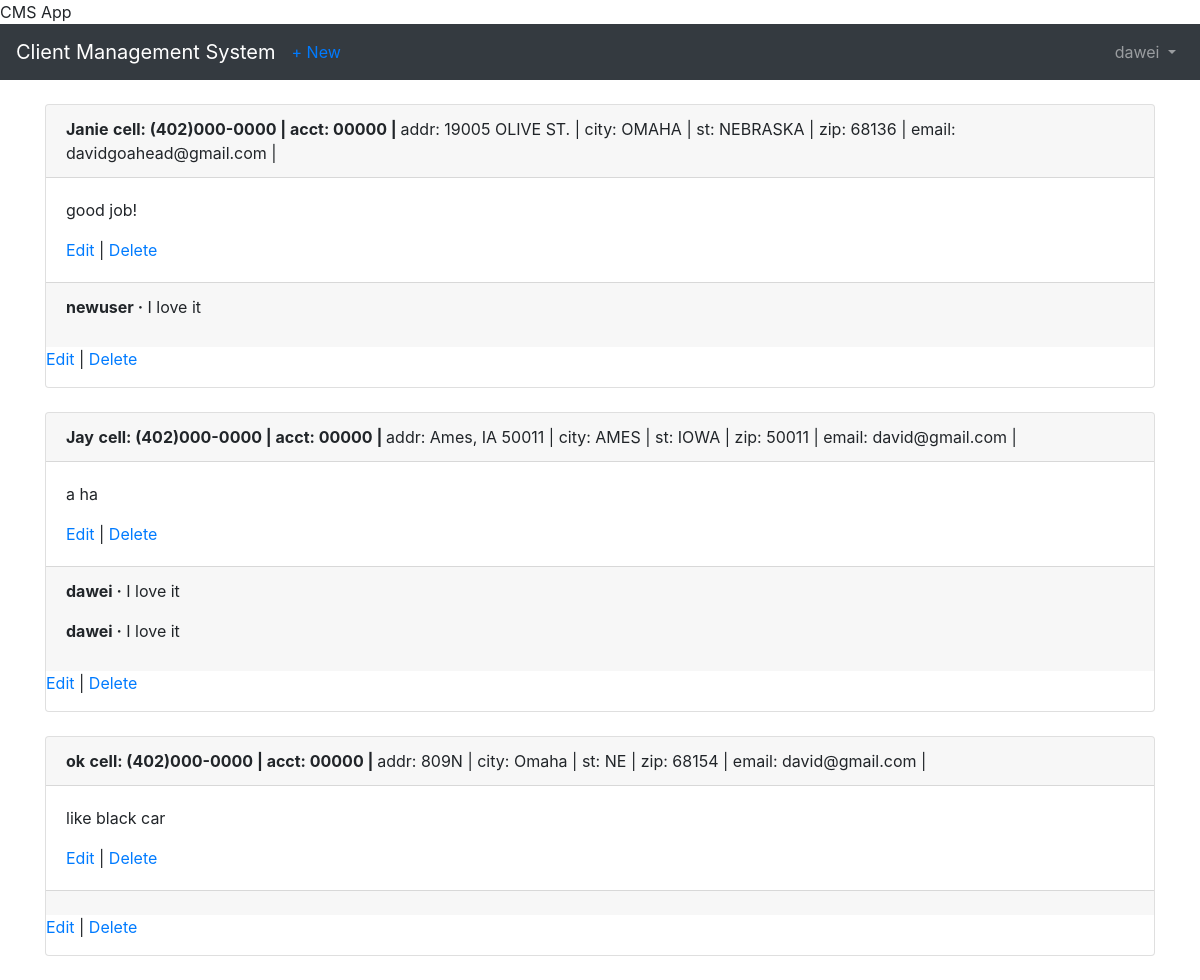
Page /clients/ (signed in) on the committed database.
### users/models.py (models this page shows)
class CustomUser(AbstractUser):
    department = models.CharField(max_length=50, default=' ', null=True, blank=True)
    employee_cell_phone = models.CharField (max_length=50, default=' ', null=True, blank=True)

### clients/models.py (models this page shows, shortened)
class Client(models.Model):
    name = models.CharField(max_length=50,blank=False, null=False, default=' ')
    address = models.CharField(max_length=50, blank=True, null=True,default=' ')
    city = models.CharField(max_length=50, default=' ')
    state = models.CharField(max_length=50, default='NE')
    zipcode = models.CharField(max_length=10, default='00000')
    email = models.EmailField(max_length=100, default=' ')
    cell_phone = models.CharField(max_length=50,default='(402)000-0000')
    acct_number = models.CharField(max_length=50,blank=True, null=True, default='00000')
    notes = models.TextField()
    date = models.DateTimeField(auto_now_add=True)
    author = models.ForeignKey(
        get_user_model(),
        on_delete=models.CASCADE,
    )

class Comment(models.Model):
    client = models.ForeignKey(
        Client,
        on_delete=models.CASCADE,
        related_name='comments',
    )
    comment = models.CharField(max_length=140)
    author = models.ForeignKey(
        get_user_model(),
        on_delete=models.CASCADE,
    )
    def __str__(self):
        return self.comment

### clients/views.py (the view)
# urls.py: path('', ClientListView.as_view(), name='client_list'),
class ClientListView(LoginRequiredMixin, ListView):
    model = Client
    template_name = 'client_list.html'

### templates/client_list.html (shortened to what this page needs)
{% extends 'base.html' %}
{% block content %}
  {% for client in object_list %}
    <div class="card">
      <div class="card-header">
        <span class="font-weight-bold">{{ client.name }}</span>
        <span class="font-weight-bold">cell: {{ client.cell_phone }} | </span>
        <span class="font-weight-bold">acct: {{ client.acct_number }} | </span>
        <span class="font-muted">addr: {{ client.address }} | </span>
        <span class="font-muted-">city: {{ client.city }} | </span>
        <span class="font-muted">st: {{ client.state }} | </span>
        <span class="font-muted">zip: {{ client.zipcode }} | </span>
        <span class="font-muted">email: {{ client.email }} | </span>
      </div>
      <div class="card-body">
        <p>{{ client.notes }}</p>
        <a href="{% url 'client_edit' client.pk %}">Edit</a> |
        <a href="{% url 'client_delete' client.pk %}">Delete</a>
      </div>
      <div class="card-footer">
        {% for comment in client.comments.all %}
          <p>
            <span class="font-weight-bold">{{ comment.author }} &middot;</span>
            {{ comment }}
          </p>
        {% endfor %}
      </div>
   <p><a href="{% url 'client_edit' client.pk %}">Edit</a> | <a href="{% url 'client_delete' client.pk %}">Delete</a></p>
    </div>
    <br />
  {% endfor %}
{% endblock content %}

### templates/base.html (shortened to what this page needs)
<!doctype html>
<html lang="en">
  <head>
    <link rel="stylesheet" href="https://stackpath.bootstrapcdn.com/bootstrap/4.1.3/css/bootstrap.min.css">
    <name>{% block name %}CMS App{% endblock name %}</name>
  </head>
  <body>
    <nav class="navbar navbar-expand-md navbar-dark bg-dark mb-4">
      <a class="navbar-brand" href="{% url 'home' %}">Client Management System</a>
     {% if user.is_authenticated %}
        <ul class="navbar-nav mr-auto">
          <li class="nav-item"><a href="{% url 'client_new' %}">+ New</a></li>
        </ul>
      {% endif %}
      <div class="collapse navbar-collapse" id="navbarCollapse">
        {% if user.is_authenticated %}
          <ul class="navbar-nav ml-auto">
            <li class="nav-item">
              <a class="nav-link dropdown-toggle" href="#" id="userMenu"\
              data-toggle="dropdown" aria-haspopup="true" aria-expanded\
              ="false">
                {{ user.username }}
              </a>
            </li>
          </ul>
        {% endif %}
      </div>
    </nav>
    <div class="container">
      {% block content %}
      {% endblock content %}
    </div>
  </body>
</html>

### rows in the picture
CustomUser: username "dawei"
Client: name "Janie", cell_phone "(402)000-0000", acct_number "00000", address "19005 OLIVE ST.", city "OMAHA", state "NEBRASKA", zipcode "68136", email "davidgoahead@gmail.com", notes "good job!"
Comment: author "newuser", comment "I love it"
Client: name "Jay", cell_phone "(402)000-0000", acct_number "00000", address "Ames, IA 50011", city "AMES", state "IOWA", zipcode "50011", email "david@gmail.com", notes "a ha"
Comment: author "dawei", comment "I love it"
Comment: author "dawei", comment "I love it"
Client: name "ok", cell_phone "(402)000-0000", acct_number "00000", address "809N", city "Omaha", state "NE", zipcode "68154", email "david@gmail.com", notes "like black car"
